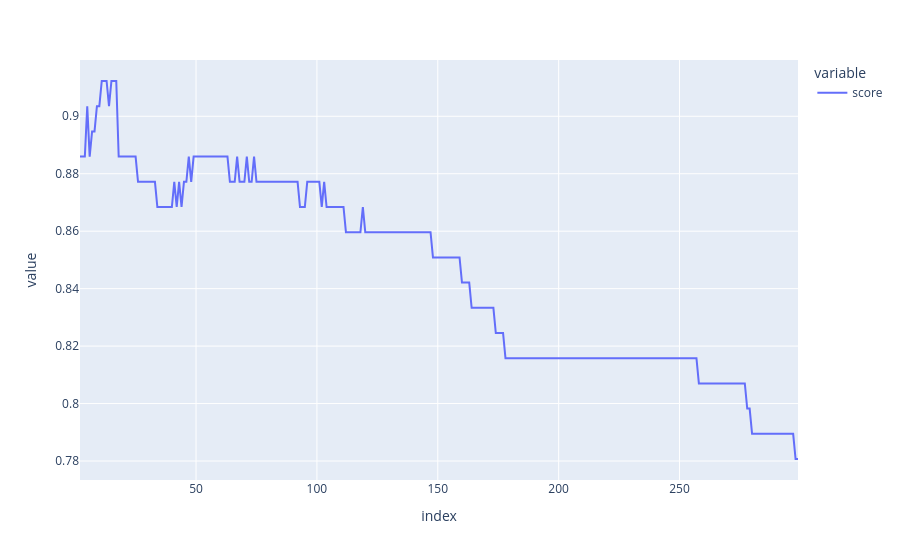

This figure's notebook cell:
### Code cell
scores = pd.DataFrame(data=[i for i in range(2, 300)], columns=['score'], index=range(2, 300))

scores['score'] = scores['score'].apply(lambda i: cross_val_score(KNeighborsClassifier(n_neighbors=i), X, y, cv=skf).min())
scores.plot()

### Figure 1 — Plotly figure (JSON) as saved in the notebook; plotly's stock layout.template omitted (floating-point values rounded to 4 significant figures; data arrays with more than 128 entries replaced by an {"elided": "..."} marker saying what was removed)
{"data": [{"hovertemplate": "variable=score<br>index=%{x}<br>value=%{y}<extra></extra>", "legendgroup": "score", "line": {"color": "#636efa", "dash": "solid"}, "marker": {"symbol": "circle"}, "mode": "lines", "name": "score", "orientation": "v", "showlegend": true, "x": {"elided": "298 int values"}, "xaxis": "x", "y": {"elided": "298 float values"}, "yaxis": "y", "type": "scatter"}], "layout": {"xaxis": {"anchor": "y", "domain": [0.0, 1.0], "title": {"text": "index"}}, "yaxis": {"anchor": "x", "domain": [0.0, 1.0], "title": {"text": "value"}}, "legend": {"title": {"text": "variable"}, "tracegroupgap": 0}, "margin": {"t": 60}}}
